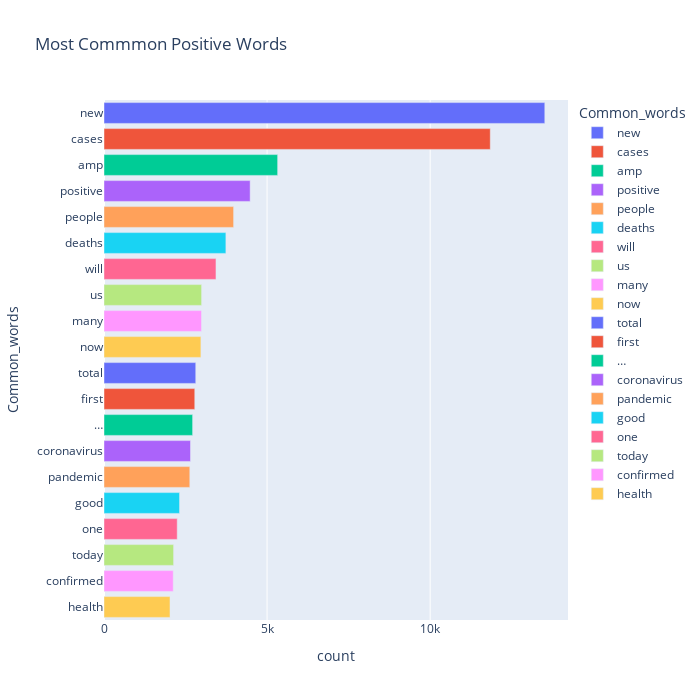

The notebook cell saved with this chart:
### Markdown cell above
### Top most positive words barplot

### Code cell
fig = px.bar(temp_positive, x="count", y="Common_words", title='Most Commmon Positive Words', orientation='h', 
             width=700, height=700,color='Common_words')
fig.show()

### Figure 1 — Plotly figure (JSON) as saved in the notebook; plotly's stock layout.template omitted (floating-point values rounded to 4 significant figures)
{"data": [{"alignmentgroup": "True", "hovertemplate": "Common_words=%{y}<br>count=%{x}<extra></extra>", "legendgroup": "new", "marker": {"color": "#636efa"}, "name": "new", "offsetgroup": "new", "orientation": "h", "showlegend": true, "textposition": "auto", "type": "bar", "x": [13515], "xaxis": "x", "y": ["new"], "yaxis": "y"}, {"alignmentgroup": "True", "hovertemplate": "Common_words=%{y}<br>count=%{x}<extra></extra>", "legendgroup": "cases", "marker": {"color": "#EF553B"}, "name": "cases", "offsetgroup": "cases", "orientation": "h", "showlegend": true, "textposition": "auto", "type": "bar", "x": [11843], "xaxis": "x", "y": ["cases"], "yaxis": "y"}, {"alignmentgroup": "True", "hovertemplate": "Common_words=%{y}<br>count=%{x}<extra></extra>", "legendgroup": "amp", "marker": {"color": "#00cc96"}, "name": "amp", "offsetgroup": "amp", "orientation": "h", "showlegend": true, "textposition": "auto", "type": "bar", "x": [5324], "xaxis": "x", "y": ["amp"], "yaxis": "y"}, {"alignmentgroup": "True", "hovertemplate": "Common_words=%{y}<br>count=%{x}<extra></extra>", "legendgroup": "positive", "marker": {"color": "#ab63fa"}, "name": "positive", "offsetgroup": "positive", "orientation": "h", "showlegend": true, "textposition": "auto", "type": "bar", "x": [4481], "xaxis": "x", "y": ["positive"], "yaxis": "y"}, {"alignmentgroup": "True", "hovertemplate": "Common_words=%{y}<br>count=%{x}<extra></extra>", "legendgroup": "people", "marker": {"color": "#FFA15A"}, "name": "people", "offsetgroup": "people", "orientation": "h", "showlegend": true, "textposition": "auto", "type": "bar", "x": [3974], "xaxis": "x", "y": ["people"], "yaxis": "y"}, {"alignmentgroup": "True", "hovertemplate": "Common_words=%{y}<br>count=%{x}<extra></extra>", "legendgroup": "deaths", "marker": {"color": "#19d3f3"}, "name": "deaths", "offsetgroup": "deaths", "orientation": "h", "showlegend": true, "textposition": "auto", "type": "bar", "x": [3737], "xaxis": "x", "y": ["deaths"], "yaxis": "y"}, {"alignmentgroup": "True", "hovertemplate": "Common_words=%{y}<br>count=%{x}<extra></extra>", "legendgroup": "will", "marker": {"color": "#FF6692"}, "name": "will", "offsetgroup": "will", "orientation": "h", "showlegend": true, "textposition": "auto", "type": "bar", "x": [3433], "xaxis": "x", "y": ["will"], "yaxis": "y"}, {"alignmentgroup": "True", "hovertemplate": "Common_words=%{y}<br>count=%{x}<extra></extra>", "legendgroup": "us", "marker": {"color": "#B6E880"}, "name": "us", "offsetgroup": "us", "orientation": "h", "showlegend": true, "textposition": "auto", "type": "bar", "x": [2993], "xaxis": "x", "y": ["us"], "yaxis": "y"}, {"alignmentgroup": "True", "hovertemplate": "Common_words=%{y}<br>count=%{x}<extra></extra>", "legendgroup": "many", "marker": {"color": "#FF97FF"}, "name": "many", "offsetgroup": "many", "orientation": "h", "showlegend": true, "textposition": "auto", "type": "bar", "x": [2990], "xaxis": "x", "y": ["many"], "yaxis": "y"}, {"alignmentgroup": "True", "hovertemplate": "Common_words=%{y}<br>count=%{x}<extra></extra>", "legendgroup": "now", "marker": {"color": "#FECB52"}, "name": "now", "offsetgroup": "now", "orientation": "h", "showlegend": true, "textposition": "auto", "type": "bar", "x": [2971], "xaxis": "x", "y": ["now"], "yaxis": "y"}, {"alignmentgroup": "True", "hovertemplate": "Common_words=%{y}<br>count=%{x}<extra></extra>", "legendgroup": "total", "marker": {"color": "#636efa"}, "name": "total", "offsetgroup": "total", "orientation": "h", "showlegend": true, "textposition": "auto", "type": "bar", "x": [2813], "xaxis": "x", "y": ["total"], "yaxis": "y"}, {"alignmentgroup": "True", "hovertemplate": "Common_words=%{y}<br>count=%{x}<extra></extra>", "legendgroup": "first", "marker": {"color": "#EF553B"}, "name": "first", "offsetgroup": "first", "orientation": "h", "showlegend": true, "textposition": "auto", "type": "bar", "x": [2783], "xaxis": "x", "y": ["first"], "yaxis": "y"}, {"alignmentgroup": "True", "hovertemplate": "Common_words=%{y}<br>count=%{x}<extra></extra>", "legendgroup": "…", "marker": {"color": "#00cc96"}, "name": "…", "offsetgroup": "…", "orientation": "h", "showlegend": true, "textposition": "auto", "type": "bar", "x": [2717], "xaxis": "x", "y": ["…"], "yaxis": "y"}, {"alignmentgroup": "True", "hovertemplate": "Common_words=%{y}<br>count=%{x}<extra></extra>", "legendgroup": "coronavirus", "marker": {"color": "#ab63fa"}, "name": "coronavirus", "offsetgroup": "coronavirus", "orientation": "h", "showlegend": true, "textposition": "auto", "type": "bar", "x": [2652], "xaxis": "x", "y": ["coronavirus"], "yaxis": "y"}, {"alignmentgroup": "True", "hovertemplate": "Common_words=%{y}<br>count=%{x}<extra></extra>", "legendgroup": "pandemic", "marker": {"color": "#FFA15A"}, "name": "pandemic", "offsetgroup": "pandemic", "orientation": "h", "showlegend": true, "textposition": "auto", "type": "bar", "x": [2631], "xaxis": "x", "y": ["pandemic"], "yaxis": "y"}, {"alignmentgroup": "True", "hovertemplate": "Common_words=%{y}<br>count=%{x}<extra></extra>", "legendgroup": "good", "marker": {"color": "#19d3f3"}, "name": "good", "offsetgroup": "good", "orientation": "h", "showlegend": true, "textposition": "auto", "type": "bar", "x": [2316], "xaxis": "x", "y": ["good"], "yaxis": "y"}, {"alignmentgroup": "True", "hovertemplate": "Common_words=%{y}<br>count=%{x}<extra></extra>", "legendgroup": "one", "marker": {"color": "#FF6692"}, "name": "one", "offsetgroup": "one", "orientation": "h", "showlegend": true, "textposition": "auto", "type": "bar", "x": [2245], "xaxis": "x", "y": ["one"], "yaxis": "y"}, {"alignmentgroup": "True", "hovertemplate": "Common_words=%{y}<br>count=%{x}<extra></extra>", "legendgroup": "today", "marker": {"color": "#B6E880"}, "name": "today", "offsetgroup": "today", "orientation": "h", "showlegend": true, "textposition": "auto", "type": "bar", "x": [2134], "xaxis": "x", "y": ["today"], "yaxis": "y"}, {"alignmentgroup": "True", "hovertemplate": "Common_words=%{y}<br>count=%{x}<extra></extra>", "legendgroup": "confirmed", "marker": {"color": "#FF97FF"}, "name": "confirmed", "offsetgroup": "confirmed", "orientation": "h", "showlegend": true, "textposition": "auto", "type": "bar", "x": [2123], "xaxis": "x", "y": ["confirmed"], "yaxis": "y"}, {"alignmentgroup": "True", "hovertemplate": "Common_words=%{y}<br>count=%{x}<extra></extra>", "legendgroup": "health", "marker": {"color": "#FECB52"}, "name": "health", "offsetgroup": "health", "orientation": "h", "showlegend": true, "textposition": "auto", "type": "bar", "x": [2024], "xaxis": "x", "y": ["health"], "yaxis": "y"}], "layout": {"barmode": "relative", "height": 700, "legend": {"title": {"text": "Common_words"}, "tracegroupgap": 0}, "title": {"text": "Most Commmon Positive Words"}, "width": 700, "xaxis": {"anchor": "y", "domain": [0, 1], "title": {"text": "count"}}, "yaxis": {"anchor": "x", "categoryarray": ["health", "confirmed", "today", "one", "good", "pandemic", "coronavirus", "…", "first", "total", "now", "many", "us", "will", "deaths", "people", "positive", "amp", "cases", "new"], "categoryorder": "array", "domain": [0, 1], "title": {"text": "Common_words"}}}}
